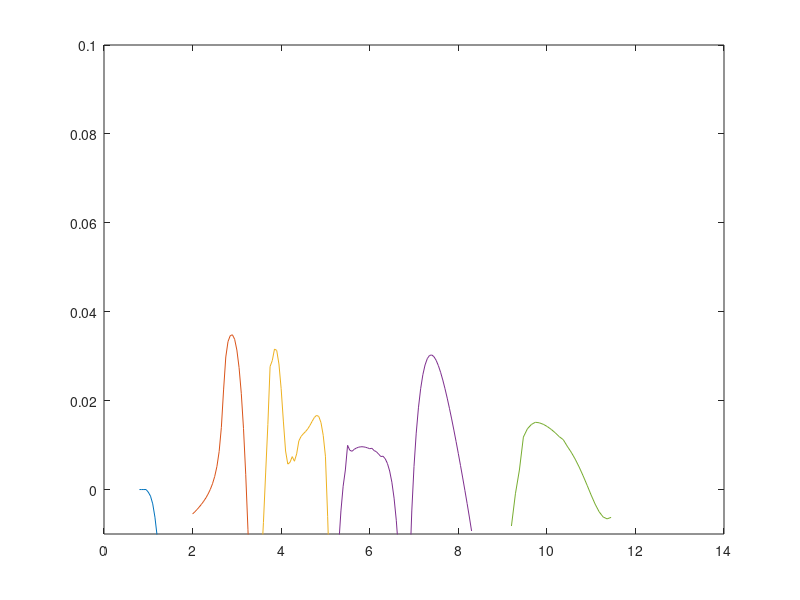

Here is the MATLAB script that generated this plot: (Note: this script raises an error after producing the figure.)
clear
clc
gama1=[0,0,0,0,-0.0005831237942461011, -0.001479115638958963, -0.003214302543345809, -0.006215377714324405, -0.010494262658188848, -0.0157751912773506, -0.021573473401957505, -0.027327993537380444, -0.032627284384464716, -0.03733149223600188, -0.04148204392567108, -0.04519049885360374, -0.048569494964818286, -0.051711404805086306, -0.05468635587557894, -0.05754581779047693, -0.060326982097693, -0.06305657301256941, -0.06575381019534532, -0.06767928528113983, -0.06767928528113983];
x1=0.8:0.05:2;

gama2=[-0.005498295736275243, -0.0050217030993234615, -0.004496074011208553, -0.003929975981111416, -0.003317157655069983, -0.0026430252847895524, -0.0018858013080196533, -0.0010124493629552226, 0.000024981727688473085, 0.0013029027350559253, 0.0029519373197325013, 0.005209904523565515, 0.008547609566385537, 0.013981908649767486, 0.022410557909948513, 0.02981648111574338, 0.03328043182579179, 0.03461716036931192, 0.03481383240274293, 0.0338066970186414, 0.03138839811697918, 0.02742742942932766, 0.021640246810723927, 0.013719715484400955, 0.003438874180617405, -0.008921809735139384, -0.021987548120169523, -0.03405370494288468, -0.044447696234974764, -0.05338109138045255, -0.061221592595987216, -0.06826362904116447, -0.0747155885333518, -0.08072147282170761, -0.08638085163588027, -0.09176558611561135, -0.09692828484019987, -0.1019567523134313, -0.10682660218822806, -0.11157343879296326, -0.11626003016158173];
x2=2.0:0.05:4.0;

gama3=[-0.024787625212159232, -0.017062449870153137, -0.007416705865397206, 0.0037263577337663845, 0.01463334918946691, 0.027669216372104555, 0.029020603788484877, 0.03161010718891362, 0.03129230729160306, 0.02824399821713783, 0.022701389157471687, 0.015403277277490881, 0.008672016932054522, 0.005720551900975944, 0.006125089082970682, 0.007408960146116028, 0.006369786716930137, 0.008019095155847781, 0.010949953712978517, 0.011950939654908075, 0.012530696683311136, 0.013033003012378442, 0.013639618158745512, 0.014428398264523898, 0.015350125285821, 0.016209668706357663, 0.01669289539999884, 0.016432165505749857, 0.01505139011856774, 0.012193066721816958, 0.007500579341181139, -0.0060272110175884465, -0.021806056504764474];
x3=3.5:0.05:5.1;

gama4=[-0.012492346676449991, -0.004808018922510124, 0.0007493778787353128, 0.004404482688375127, 0.009943082477572108, 0.008845121449602679, 0.008609131326906291, 0.009047623383106522, 0.009341347734711925, 0.009532192612229116, 0.00962343284165884, 0.009617919126807437, 0.009528977685605598, 0.00937852450215325, 0.009190143203486418, 0.00927506753349996, 0.008765422871101769, 0.008513832696947879, 0.00799079968096362, 0.007431199230047689, 0.007498228040632277, 0.006929659714496112, 0.005862304014802831, 0.004175389358474519, 0.0016573086713017279, -0.0019370321326633716, -0.006916289497168628, -0.013714938607725045, -0.023080046663894876, -0.036695583131908315, -0.10365433408497987,-0.017387458264566752, -0.01881837549516416, -0.0048218312555944436, 0.005190691612315815, 0.012691001208240757, 0.01838457873279387, 0.022676664231588796, 0.025834520134636788, 0.028044054412195367, 0.029447827556763014, 0.030160995691309606, 0.030280677138206015, 0.029891787001967072, 0.02906972957496276, 0.027882427579312925, 0.02638904976700796, 0.024642087992263032, 0.022685726897129263, 0.020556269521373596, 0.018282815447518926, 0.015888220306161133, 0.01339032699718478, 0.010805482678601507, 0.008141124091608802, 0.005408205182720734, 0.002612919016090729, -0.00024361678868587086, -0.0031685510126639284, -0.006181130954237495, -0.009317885771488517];
x4=5.3:0.05:8.3;

gama5=[-0.00819890271065614, -0.0009501078927624541, 0.0043967873636242836, 0.011807236891706497, 0.013654313590396578, 0.014634048532435256, 0.015135395201444442, 0.015010841063596842, 0.014676893564584154, 0.014170628620433745, 0.013521071353473899, 0.012760634980542779, 0.011893205885052124, 0.011225365705067604, 0.00974560922451893, 0.008398877517440046, 0.006834605633916072, 0.0050481126612618625, 0.003063366822080835, 0.0009412162591267157, -0.001238218555964929, -0.003279070378614469, -0.004990878084104244, -0.006157514595521219, -0.006597728965516895, -0.006255157020934976];
x5=9.2:0.09:11.5;

% gama6=[-0.009546404828157629, -0.00875997285595628, -0.007909161536941533, -0.0069880293549001325, -0.005990075662290552, -0.004907930604030235, -0.0037330622675239705, -0.0024558723308162876, -0.0010654630153897468, 0.00045067373959878436, 0.0021069436720248295, 0.003918934132060111, 0.0059074550437114605, 0.00809372793120583, 0.010501146543527823, 0.013157167811253458, 0.016094638541405654, 0.01934339278306025, 0.022929155692265557, 0.02686552611437786, 0.03114434054511113, 0.035720905249252026, 0.04049940402856989, 0.045327542942379305, 0.050007199464158686, 0.05433928309926731, 0.05814178138617575, 0.06128517475233274, 0.0636961619030212, 0.06535254180115974, 0.06627609288011792, 0.06652905332688938, 0.06621544693538932, 0.06548367177140468, 0.06452252911836782, 0.06353992109231653, 0.06272101928418905, 0.06217893649762048, 0.061926043688879474, 0.06187675075361088, 0.06188311619420259, 0.06177645594139545, 0.061400637114911116, 0.06062881939656508, 0.05936612571446041, 0.05754868519369958, 0.05513092756467043, 0.052106285940534, 0.04849808024338814, 0.04435603191459964, 0.03977141799043856, 0.03485820719856715, 0.029766210382205175, 0.024644599945731666, 0.01962299805285996, 0.014796779796263974, 0.010221752163679126, 0.0059230057588501904, 0.0019032078015064741, -0.0018491047842168489, -0.005352518388111568, -0.008628624433503576, -0.011698663354580698, -0.014580860612073112, -0.017299739244299096, -0.01986982139583248, -0.022306139212827314, -0.024621977725747826, -0.026829151474335247, -0.028938102653582803, -0.030958042196195933, -0.032897083398038096, -0.03476236435818726, -0.036560259871589645, -0.03829627037009365, -0.03997539011486634, -0.04160241163398961, -0.04317978142012771, -0.04471443636644285, -0.046207935047578926, -0.047663073568829005, -0.04908255378753846, -0.05046875204209962, -0.05182381815418008, -0.0531497167634157, -0.05444824379556819, -0.055721056612556094, -0.05696970023160227, -0.05819548770678335, -0.05939986609636461, -0.060584044477452866, -0.06174780785538776, -0.06289477304793463, -0.06402463523251226, -0.06513825696497579, -0.06623653046928737, -0.06732021922265502, -0.06839000201918635, -0.06944655598855777, -0.07049052447808123, -0.07152252046093743];
% x6=6:0.03:9.0;
% 
% gama7=[-0.013815438592909951, -0.01169600093264224, -0.009302823180174571, -0.006588669713695185, -0.0034941597077310575, 0.00005192158333312847, 0.004134211095057021, 0.008849253577889907, 0.014290146223928013, 0.020538136167898596, 0.02757122045448578, 0.03517990525402612, 0.04289259576959412, 0.050050281454845996, 0.05602973857483666, 0.06041905351386197, 0.0630783714228006, 0.06405325191194526, 0.06352492157515985, 0.061850808085101815, 0.0595868163726305, 0.057419114097246864, 0.058267482242727334, 0.05917850727951179, 0.0560063197483732, 0.056717551592602854, 0.057598167744523095, 0.05797227093910531, 0.057466521104064514, 0.05583809987577955, 0.05294517272871844, 0.04872992720245971, 0.043202868457679386, 0.036496427737649925, 0.02888741195222, 0.020792188226307236, 0.012673507601588266, 0.004905559615264473, -0.0022996841670284486, -0.008877591144281346, -0.014840094764356394, -0.020265437026979336, -0.025215059625675076, -0.02975592068829452, -0.03394683063926212, -0.037837791427195414, -0.04147068837807903, -0.044880694056282935, -0.048091314369039115, -0.05113666980685377, -0.05403274143816241];
% x7=7.5:0.05:10;
% 
% gama8=[-0.025346784736271458, -0.021848495217608982, -0.017673291923925735, -0.012631630519277924, -0.0064949476954765505, 0.001016713971308467, 0.01017020709775132, 0.02101668928350522, 0.032834782438036676, 0.043950209919251526, 0.05259244580941488, 0.05783587577305463, 0.059592474102722316, 0.05825998625463763, 0.05129631872106628, 0.04893187763970486, 0.048715357590322673, 0.05016143037914452, 0.05233233918849468, 0.053895240087657406, 0.053176853195881474, 0.052853013604319744, 0.05191166846023527, 0.049981992535273495, 0.04571428724383642, 0.039000116939947975, 0.02994596907129403, 0.01894153469877841, 0.006865569970467093, -0.0051743546794450175, -0.016334105534816186, -0.026263609067409134];
% x8=9:0.08:11.5;
% 
% gama9=[-0.02420070435862065, -0.02035287957980386, -0.016028835772968715, -0.011184472755702024, -0.005773101374638793, 0.00022183602535017264, 0.006754146112856281, 0.013684868871015428, 0.02076686962469559, 0.02765132919441238, 0.03405776923632909, 0.03969830289334404, 0.044402376391113975, 0.04808637517637964, 0.0507285900130321, 0.05234942365862182, 0.05218194265216599, 0.05002139749849672, 0.047559190820807146, 0.0451425993807678, 0.04280675994357784, 0.0408186366229004, 0.03919687422845031, 0.03800595690216791, 0.03723750654804964, 0.03686999262301056, 0.036879697522511745, 0.037242124993846326, 0.037926707888090765, 0.03888795706883624, -8.319419030363717*10^-15, 3.262664413319699*10^-17, -4.1189335610660684*10^-17, -4.157872567780533*10^-28, -1.3462047009518804*10^-29, -1.8156034636480132*10^-30, -2.379023199133115*10^-41, -1.154458398640669*10^-42, -7.267505270851978*10^-44, -1.3325554400588482*10^-54, -6.513016897958053*10^-56];
% x9=11:0.05:13;
%更大倍频的地方几乎全是0
figure
plot(x1,gama1,x2,gama2,x3,gama3,x4,gama4,x5,gama5)
axis([0 14 -0.01 0.1])
title("\theta=87 degree",FontSize=20);
xlabel("k\lambda_e",FontSize=20);
ylabel("\gamma",FontSize=20);